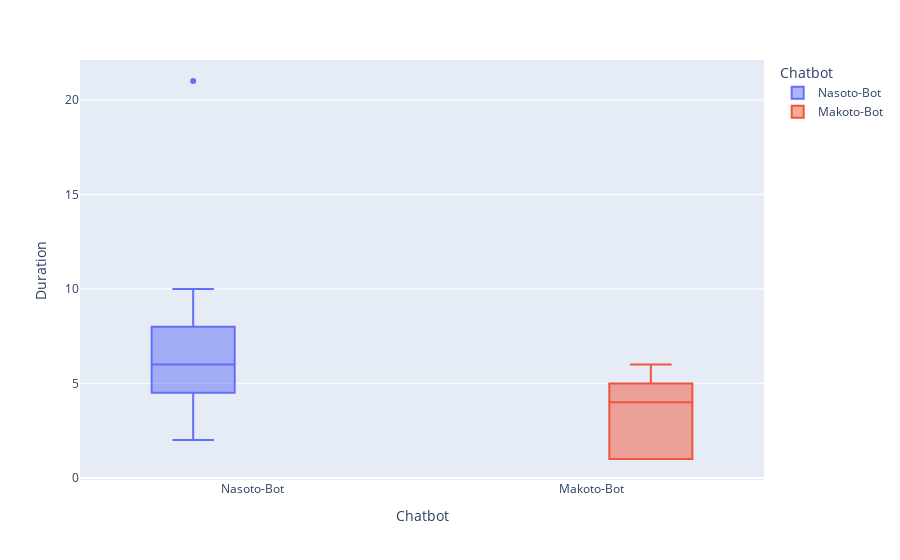

This figure's notebook cell:
### Markdown cell above
## Box Plot  Interaction Duration

### Code cell
fig = px.box(df_cd , "Chatbot", "Duration", "Chatbot")
fig.update_traces(quartilemethod="exclusive") # or "inclusive", or "linear" by default
fig.show()

### Figure 1 — Plotly figure (JSON) as saved in the notebook; plotly's stock layout.template omitted (floating-point values rounded to 4 significant figures)
{"data": [{"alignmentgroup": "True", "hovertemplate": "Chatbot=%{x}<br>Duration=%{y}<extra></extra>", "legendgroup": "Nasoto-Bot", "marker": {"color": "#636efa"}, "name": "Nasoto-Bot", "notched": false, "offsetgroup": "Nasoto-Bot", "orientation": "v", "quartilemethod": "exclusive", "showlegend": true, "type": "box", "x": ["Nasoto-Bot", "Nasoto-Bot", "Nasoto-Bot", "Nasoto-Bot", "Nasoto-Bot", "Nasoto-Bot", "Nasoto-Bot", "Nasoto-Bot", "Nasoto-Bot", "Nasoto-Bot", "Nasoto-Bot", "Nasoto-Bot", "Nasoto-Bot"], "x0": " ", "xaxis": "x", "y": [2, 5, 7, 21, 4, 8, 5, 6, 10, 8, 6, 5, 4], "y0": " ", "yaxis": "y"}, {"alignmentgroup": "True", "hovertemplate": "Chatbot=%{x}<br>Duration=%{y}<extra></extra>", "legendgroup": "Makoto-Bot", "marker": {"color": "#EF553B"}, "name": "Makoto-Bot", "notched": false, "offsetgroup": "Makoto-Bot", "orientation": "v", "quartilemethod": "exclusive", "showlegend": true, "type": "box", "x": ["Makoto-Bot", "Makoto-Bot", "Makoto-Bot", "Makoto-Bot", "Makoto-Bot", "Makoto-Bot", "Makoto-Bot", "Makoto-Bot", "Makoto-Bot", "Makoto-Bot", "Makoto-Bot", "Makoto-Bot", "Makoto-Bot"], "x0": " ", "xaxis": "x", "y": [5, 3, 5, 1, 6, 4, 5, 1, 6, 5, 1, 1, 3], "y0": " ", "yaxis": "y"}], "layout": {"boxmode": "group", "legend": {"title": {"text": "Chatbot"}, "tracegroupgap": 0}, "margin": {"t": 60}, "xaxis": {"anchor": "y", "categoryarray": ["Nasoto-Bot", "Makoto-Bot"], "categoryorder": "array", "domain": [0, 1], "title": {"text": "Chatbot"}}, "yaxis": {"anchor": "x", "domain": [0, 1], "title": {"text": "Duration"}}}}
